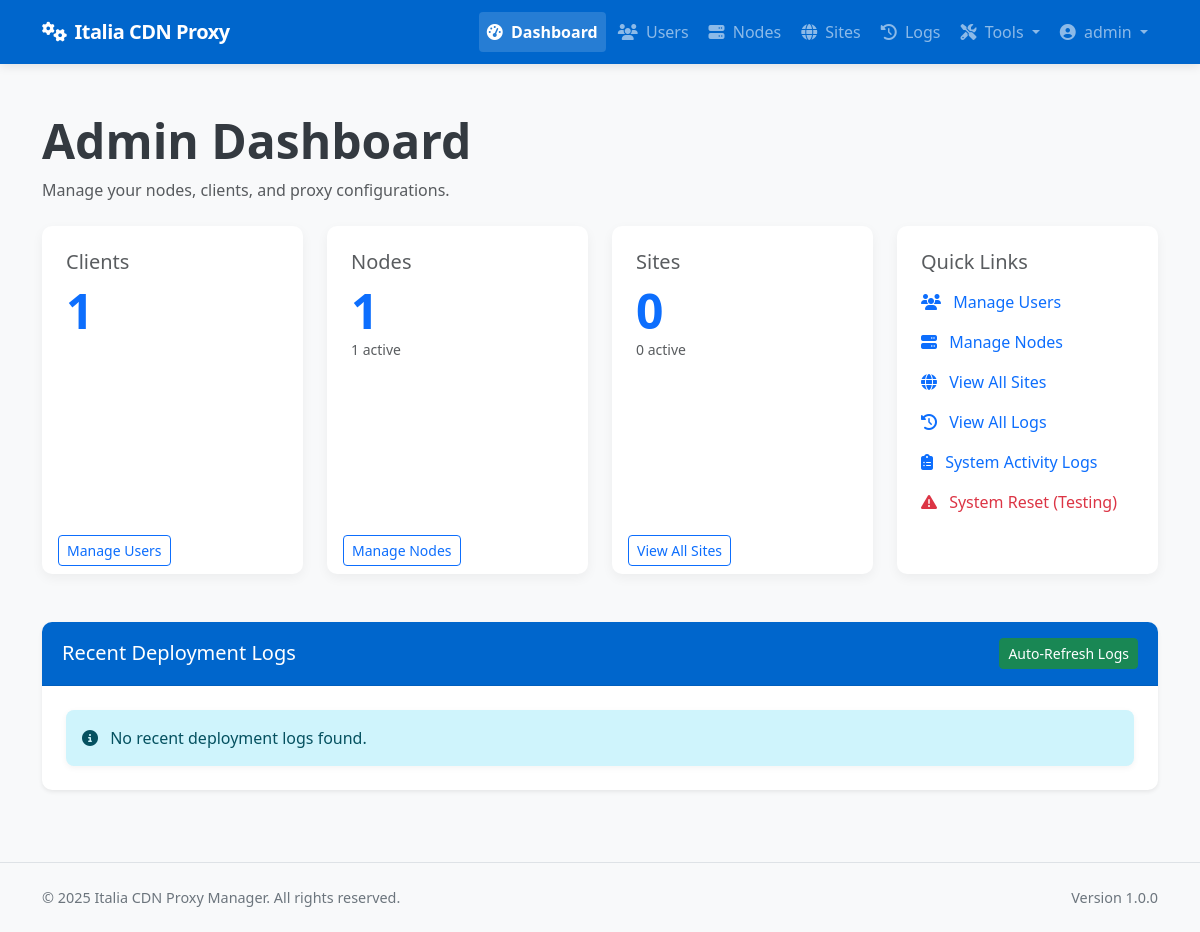
The app's page /admin/dashboard (signed in), older data.
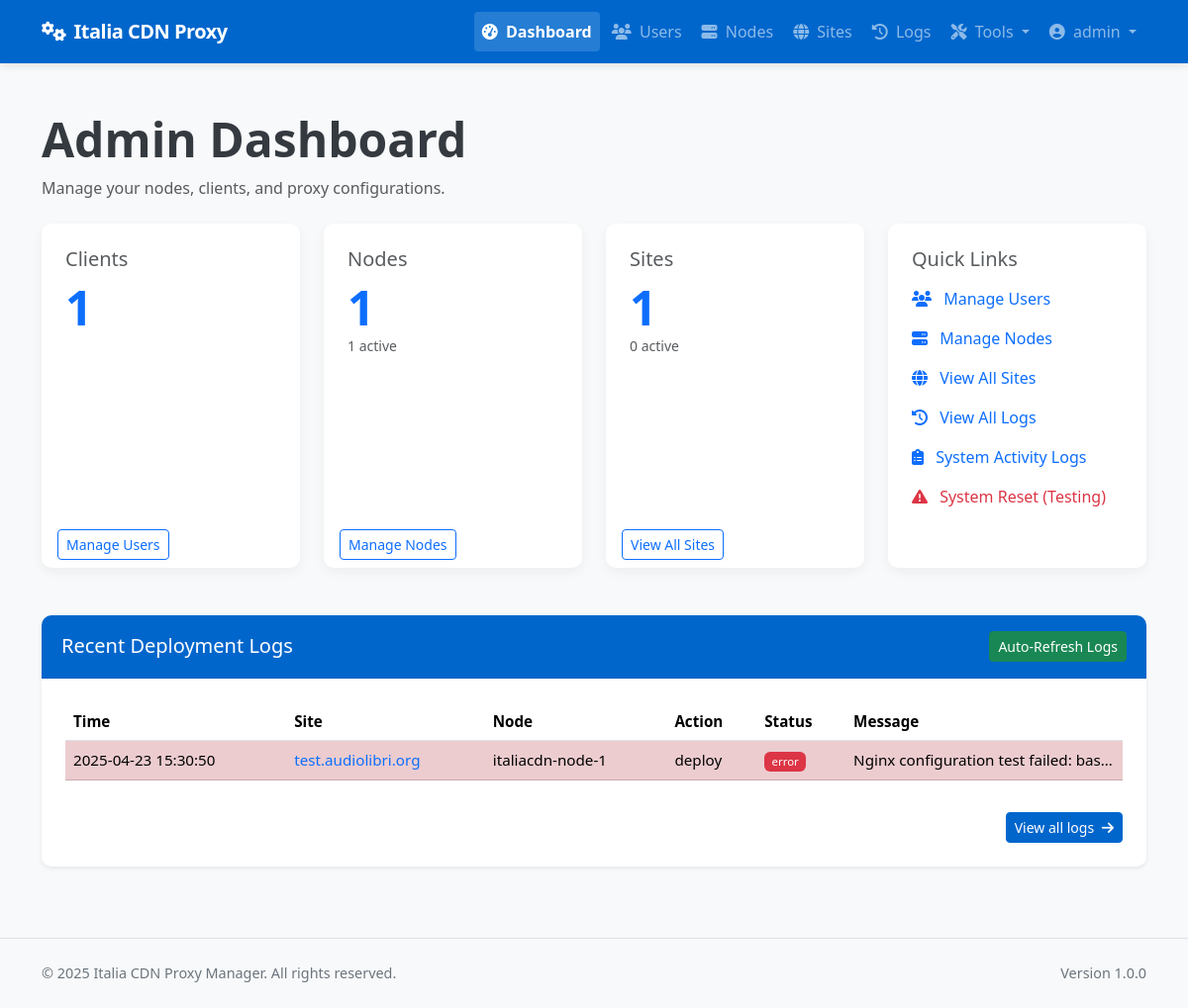
The same page, newer data.
### app/models/models.py (models this page shows, shortened)
class DeploymentLog(db.Model):
    __tablename__ = 'deployment_logs'
    id = db.Column(db.Integer, primary_key=True)
    site_id = db.Column(db.Integer, db.ForeignKey('sites.id'), nullable=False)
    node_id = db.Column(db.Integer, db.ForeignKey('nodes.id'), nullable=False)
    user_id = db.Column(db.Integer, db.ForeignKey('users.id'), nullable=True)  # Who performed the action
    action = db.Column(db.String(64), nullable=False)  # deploy, update, remove, ssl_renew, discovery, rollback
    status = db.Column(db.String(20), nullable=False)  # success, error
    message = db.Column(db.Text, nullable=True)
    created_at = db.Column(db.DateTime, default=datetime.utcnow)
    site = db.relationship('Site', backref=db.backref('deployment_logs', lazy='dynamic'))
    node = db.relationship('Node', backref=db.backref('deployment_logs', lazy='dynamic'))
    user = db.relationship('User', backref=db.backref('deployment_logs', lazy='dynamic'))

class Site(db.Model):
    __tablename__ = 'sites'
    id = db.Column(db.Integer, primary_key=True)
    name = db.Column(db.String(64), nullable=False)
    domain = db.Column(db.String(255), unique=True, nullable=False)
    protocol = db.Column(db.String(10), nullable=False, default='https')  # http or https
    origin_protocol = db.Column(db.String(10), nullable=False, default='http')  # http or https for origin
    origin_address = db.Column(db.String(255), nullable=False)  # Backend server address
    origin_port = db.Column(db.Integer, nullable=False)
    user_id = db.Column(db.Integer, db.ForeignKey('users.id'), nullable=True)  # Allow null for discovered sites
    is_active = db.Column(db.Boolean, default=True)
    is_blocked = db.Column(db.Boolean, default=False)
    is_discovered = db.Column(db.Boolean, default=False)  # Whether this site was discovered from node
    use_waf = db.Column(db.Boolean, default=False)
    force_https = db.Column(db.Boolean, default=True)  # New column to force HTTP to HTTPS redirect
    enable_cache = db.Column(db.Boolean, default=True)
    cache_time = db.Column(db.Integer, default=3600)  # Cache time in seconds, default 1 hour
    cache_static_time = db.Column(db.Integer, default=86400)  # Cache time for static assets in seconds, default 1 day
    custom_cache_rules = db.Column(db.Text, nullable=True)  # Custom cache rules in Nginx format
    cache_browser_time = db.Column(db.Integer, default=3600)  # Browser cache time in seconds, default 1 hour
    created_at = db.Column(db.DateTime, default=datetime.utcnow)
    updated_at = db.Column(db.DateTime, default=datetime.utcnow, onupdate=datetime.utcnow)
    custom_config = db.Column(db.Text, nullable=True)  # Additional Nginx configuration
    site_nodes = db.relationship('SiteNode', backref='site', lazy='dynamic')
    ssl_certificates = db.relationship('SSLCertificate', backref='site', lazy='dynamic')
    config_versions = db.relationship('ConfigVersion', backref='site', lazy='dynamic')

class Node(db.Model):
    __tablename__ = 'nodes'
    id = db.Column(db.Integer, primary_key=True)
    name = db.Column(db.String(64), unique=True, nullable=False)
    ip_address = db.Column(db.String(45), nullable=False)  # IPv4 or IPv6
    ssh_port = db.Column(db.Integer, default=22)
    ssh_user = db.Column(db.String(64), nullable=False)
    ssh_key_path = db.Column(db.String(256), nullable=True)  # Path to SSH key file
    ssh_password = db.Column(db.String(256), nullable=True)  # Encrypted password (if using password auth)
    is_active = db.Column(db.Boolean, default=True)
    is_discovered = db.Column(db.Boolean, default=False)  # Whether this node was discovered from YAML
    created_at = db.Column(db.DateTime, default=datetime.utcnow)
    updated_at = db.Column(db.DateTime, default=datetime.utcnow, onupdate=datetime.utcnow)
    nginx_config_path = db.Column(db.String(256), default='/etc/nginx/conf.d')
    nginx_reload_command = db.Column(db.String(256), default='sudo systemctl reload nginx')
    site_nodes = db.relationship('SiteNode', backref='node', lazy='dynamic')

### app/controllers/admin.py (the view)
@admin.route('/dashboard')
@login_required
@admin_required
def dashboard():
    user_count = User.query.filter_by(role='client').count()
    node_count = Node.query.count()
    active_node_count = Node.query.filter_by(is_active=True).count()
    site_count = Site.query.count()
    active_site_count = Site.query.filter_by(is_active=True).count()
    latest_logs = DeploymentLog.query.order_by(DeploymentLog.created_at.desc()).limit(10).all()
    return render_template('admin/dashboard.html',
                           user_count=user_count,
                           node_count=node_count,
                           active_node_count=active_node_count,
                           site_count=site_count,
                           active_site_count=active_site_count,
                           latest_logs=latest_logs)

### app/models/__init__.py (called while the page is built)
@login_manager.user_loader
def load_user(user_id):
    return User.query.get(int(user_id))

### app/models/models.py (called while the page is built)
    def is_admin(self):
        return self.role == 'admin'

### app/services/access_control.py (called while the page is built)
def admin_required(f):
    @wraps(f)
    def decorated_function(*args, **kwargs):
        if not current_user.is_admin():
            flash('You need admin privileges to access this page.', 'error')
            return abort(403)
        return f(*args, **kwargs)
    return decorated_function

### app/templates/admin/dashboard.html (shortened to what the changed rows need)
{% extends "base.html" %}
{% block content %}
<div class="container py-4">
    <div class="mb-4">
        <h1 class="display-5 fw-bold">Admin Dashboard</h1>
    </div>
    <div class="row g-4 mb-5">
        <div class="col-md-6 col-lg-3">
            <div class="card h-100">
                <div class="card-body">
                    <h3 class="card-title h5 text-muted mb-2">Sites</h3>
                    <p class="display-5 fw-bold text-primary mb-0">{{ site_count }}</p>
                    <p class="small text-muted">{{ active_site_count }} active</p>
                </div>
            </div>
        </div>
    </div>
    <div class="card shadow-sm mb-4">
        <div class="card-header bg-primary text-white d-flex justify-content-between align-items-center">
            <h2 class="card-title h5 mb-0">Recent Deployment Logs</h2>
        </div>
        <div class="card-body">
            {% if latest_logs %}
            <div class="table-responsive" id="logsTableContainer">
                <table class="table table-striped table-hover">
                    <thead>
                        <tr>
                            <th>Time</th>
                            <th>Site</th>
                            <th>Node</th>
                            <th>Action</th>
                            <th>Status</th>
                            <th>Message</th>
                        </tr>
                    </thead>
                    <tbody>
                        {% for log in latest_logs %}
                        <tr class="{% if log.status == 'error' %}table-danger{% endif %}">
                            <td>{{ log.created_at.strftime('%Y-%m-%d %H:%M:%S') }}</td>
                            <td>
                                <a href="{{ url_for('admin.view_site', site_id=log.site_id) }}" class="text-decoration-none">
                                    {{ log.site.domain }}
                                </a>
                            </td>
                            <td>{{ log.node.name }}</td>
                            <td>{{ log.action }}</td>
                            <td>
                                <span class="badge {% if log.status == 'success' %}bg-success
                                {% elif log.status == 'error' %}bg-danger
                                {% else %}bg-warning{% endif %}">
                                    {{ log.status }}
                                </span>
                            </td>
                            <td class="text-truncate" style="max-width: 200px;">{{ log.message }}</td>
                        </tr>
                        {% endfor %}
                    </tbody>
                </table>
            </div>
            <div class="text-end mt-3">
                <a href="{{ url_for('admin.deployment_logs') }}" class="btn btn-sm btn-primary">
                    View all logs <i class="fas fa-arrow-right ms-1"></i>
                </a>
            </div>
            {% else %}
            <div class="alert alert-info mb-0">
                <i class="fas fa-info-circle me-2"></i> No recent deployment logs found.
            </div>
            {% endif %}
        </div>
    </div>
</div>
{% endblock %}

Row changes from the older to the newer data that the page shows:
added DeploymentLog: created_at "2025-04-23 15:30:50", site.domain "test.audiolibri.org", node.name "italiacdn-node-1", action "deploy", status "error", message "Nginx configuration test failed: bas…"
Text that changed along with them:
{{ site_count }}: "0" → "1"
text no longer shown: "No recent deployment logs found."
text now shown: "Time Site Node Action Status Message View all logs"
